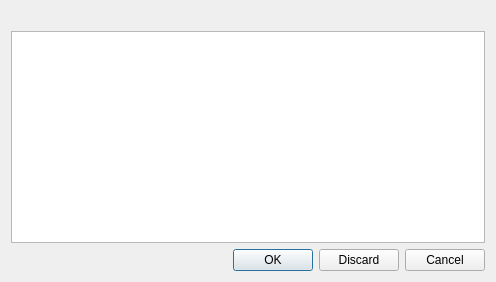
<?xml version="1.0" encoding="UTF-8"?>
<ui version="4.0">
 <class>FormatLoaderDialog</class>
 <widget class="QDialog" name="FormatLoaderDialog">
  <property name="geometry">
   <rect>
    <x>0</x>
    <y>0</y>
    <width>496</width>
    <height>282</height>
   </rect>
  </property>
  <property name="windowTitle">
   <string>Load by Extension</string>
  </property>
  <property name="modal">
   <bool>true</bool>
  </property>
  <layout class="QVBoxLayout" name="verticalLayout">
   <item>
    <widget class="QLabel" name="lblInfo">
     <property name="text">
      <string/>
     </property>
     <property name="alignment">
      <set>Qt::AlignLeading|Qt::AlignLeft|Qt::AlignTop</set>
     </property>
    </widget>
   </item>
   <item>
    <widget class="QListView" name="lvFormats">
     <property name="sizeAdjustPolicy">
      <enum>QAbstractScrollArea::AdjustToContents</enum>
     </property>
     <property name="editTriggers">
      <set>QAbstractItemView::NoEditTriggers</set>
     </property>
    </widget>
   </item>
   <item>
    <widget class="QDialogButtonBox" name="buttonBox">
     <property name="standardButtons">
      <set>QDialogButtonBox::Cancel|QDialogButtonBox::Discard|QDialogButtonBox::Ok</set>
     </property>
    </widget>
   </item>
  </layout>
 </widget>
 <resources/>
 <connections/>
</ui>
